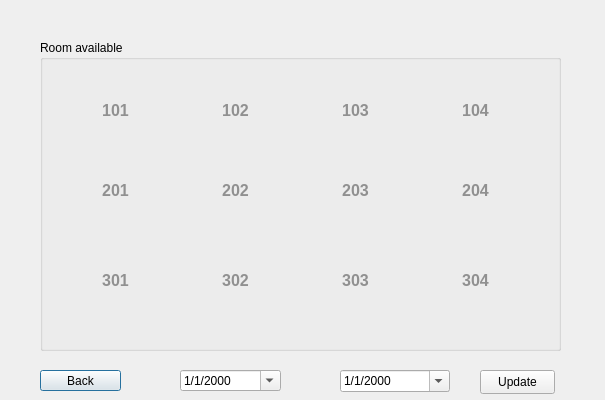
<?xml version="1.0" encoding="UTF-8"?>
<ui version="4.0">
 <class>RoomavailableClass</class>
 <widget class="QDialog" name="RoomavailableClass">
  <property name="geometry">
   <rect>
    <x>0</x>
    <y>0</y>
    <width>605</width>
    <height>400</height>
   </rect>
  </property>
  <property name="windowTitle">
   <string>Roomavailable</string>
  </property>
  <widget class="QGroupBox" name="groupBox">
   <property name="geometry">
    <rect>
     <x>40</x>
     <y>40</y>
     <width>521</width>
     <height>311</height>
    </rect>
   </property>
   <property name="title">
    <string>Room available</string>
   </property>
   <property name="flat">
    <bool>false</bool>
   </property>
   <widget class="QLabel" name="label101">
    <property name="geometry">
     <rect>
      <x>40</x>
      <y>40</y>
      <width>71</width>
      <height>61</height>
     </rect>
    </property>
    <property name="text">
     <string>&lt;html&gt;&lt;head/&gt;&lt;body&gt;&lt;p align=&quot;center&quot;&gt;&lt;span style=&quot; font-family:'georgia','garamond','serif'; font-size:16px; font-weight:700; color:#909090;&quot;&gt;101&lt;/span&gt;&lt;/p&gt;&lt;/body&gt;&lt;/html&gt;</string>
    </property>
   </widget>
   <widget class="QLabel" name="label102">
    <property name="geometry">
     <rect>
      <x>160</x>
      <y>40</y>
      <width>71</width>
      <height>61</height>
     </rect>
    </property>
    <property name="text">
     <string>&lt;html&gt;&lt;head/&gt;&lt;body&gt;&lt;p align=&quot;center&quot;&gt;&lt;span style=&quot; font-family:'georgia','garamond','serif'; font-size:16px; font-weight:700; color:#909090;&quot;&gt;102&lt;/span&gt;&lt;/p&gt;&lt;/body&gt;&lt;/html&gt;</string>
    </property>
   </widget>
   <widget class="QLabel" name="label103">
    <property name="geometry">
     <rect>
      <x>280</x>
      <y>40</y>
      <width>71</width>
      <height>61</height>
     </rect>
    </property>
    <property name="text">
     <string>&lt;html&gt;&lt;head/&gt;&lt;body&gt;&lt;p align=&quot;center&quot;&gt;&lt;span style=&quot; font-family:'georgia','garamond','serif'; font-size:16px; font-weight:700; color:#909090;&quot;&gt;103&lt;/span&gt;&lt;/p&gt;&lt;/body&gt;&lt;/html&gt;</string>
    </property>
   </widget>
   <widget class="QLabel" name="label104">
    <property name="geometry">
     <rect>
      <x>400</x>
      <y>40</y>
      <width>71</width>
      <height>61</height>
     </rect>
    </property>
    <property name="text">
     <string>&lt;html&gt;&lt;head/&gt;&lt;body&gt;&lt;p align=&quot;center&quot;&gt;&lt;span style=&quot; font-family:'georgia','garamond','serif'; font-size:16px; font-weight:700; color:#909090;&quot;&gt;104&lt;/span&gt;&lt;/p&gt;&lt;/body&gt;&lt;/html&gt;</string>
    </property>
   </widget>
   <widget class="QLabel" name="label203">
    <property name="geometry">
     <rect>
      <x>280</x>
      <y>120</y>
      <width>71</width>
      <height>61</height>
     </rect>
    </property>
    <property name="text">
     <string>&lt;html&gt;&lt;head/&gt;&lt;body&gt;&lt;p align=&quot;center&quot;&gt;&lt;span style=&quot; font-family:'georgia','garamond','serif'; font-size:16px; font-weight:700; color:#909090;&quot;&gt;203&lt;/span&gt;&lt;/p&gt;&lt;/body&gt;&lt;/html&gt;</string>
    </property>
   </widget>
   <widget class="QLabel" name="label202">
    <property name="geometry">
     <rect>
      <x>160</x>
      <y>120</y>
      <width>71</width>
      <height>61</height>
     </rect>
    </property>
    <property name="text">
     <string>&lt;html&gt;&lt;head/&gt;&lt;body&gt;&lt;p align=&quot;center&quot;&gt;&lt;span style=&quot; font-family:'georgia','garamond','serif'; font-size:16px; font-weight:700; color:#909090;&quot;&gt;202&lt;/span&gt;&lt;/p&gt;&lt;/body&gt;&lt;/html&gt;</string>
    </property>
   </widget>
   <widget class="QLabel" name="label201">
    <property name="geometry">
     <rect>
      <x>40</x>
      <y>120</y>
      <width>71</width>
      <height>61</height>
     </rect>
    </property>
    <property name="text">
     <string>&lt;html&gt;&lt;head/&gt;&lt;body&gt;&lt;p align=&quot;center&quot;&gt;&lt;span style=&quot; font-family:'georgia','garamond','serif'; font-size:16px; font-weight:700; color:#909090;&quot;&gt;201&lt;/span&gt;&lt;/p&gt;&lt;/body&gt;&lt;/html&gt;</string>
    </property>
   </widget>
   <widget class="QLabel" name="label204">
    <property name="geometry">
     <rect>
      <x>400</x>
      <y>120</y>
      <width>71</width>
      <height>61</height>
     </rect>
    </property>
    <property name="text">
     <string>&lt;html&gt;&lt;head/&gt;&lt;body&gt;&lt;p align=&quot;center&quot;&gt;&lt;span style=&quot; font-family:'georgia','garamond','serif'; font-size:16px; font-weight:700; color:#909090;&quot;&gt;204&lt;/span&gt;&lt;/p&gt;&lt;/body&gt;&lt;/html&gt;</string>
    </property>
   </widget>
   <widget class="QLabel" name="label303">
    <property name="geometry">
     <rect>
      <x>280</x>
      <y>210</y>
      <width>71</width>
      <height>61</height>
     </rect>
    </property>
    <property name="text">
     <string>&lt;html&gt;&lt;head/&gt;&lt;body&gt;&lt;p align=&quot;center&quot;&gt;&lt;span style=&quot; font-family:'georgia','garamond','serif'; font-size:16px; font-weight:700; color:#909090;&quot;&gt;303&lt;/span&gt;&lt;/p&gt;&lt;/body&gt;&lt;/html&gt;</string>
    </property>
   </widget>
   <widget class="QLabel" name="label302">
    <property name="geometry">
     <rect>
      <x>160</x>
      <y>210</y>
      <width>71</width>
      <height>61</height>
     </rect>
    </property>
    <property name="text">
     <string>&lt;html&gt;&lt;head/&gt;&lt;body&gt;&lt;p align=&quot;center&quot;&gt;&lt;span style=&quot; font-family:'georgia','garamond','serif'; font-size:16px; font-weight:700; color:#909090;&quot;&gt;302&lt;/span&gt;&lt;/p&gt;&lt;/body&gt;&lt;/html&gt;</string>
    </property>
   </widget>
   <widget class="QLabel" name="label301">
    <property name="geometry">
     <rect>
      <x>40</x>
      <y>210</y>
      <width>71</width>
      <height>61</height>
     </rect>
    </property>
    <property name="text">
     <string>&lt;html&gt;&lt;head/&gt;&lt;body&gt;&lt;p align=&quot;center&quot;&gt;&lt;span style=&quot; font-family:'georgia','garamond','serif'; font-size:16px; font-weight:700; color:#909090;&quot;&gt;301&lt;/span&gt;&lt;/p&gt;&lt;/body&gt;&lt;/html&gt;</string>
    </property>
   </widget>
   <widget class="QLabel" name="label304">
    <property name="geometry">
     <rect>
      <x>400</x>
      <y>210</y>
      <width>71</width>
      <height>61</height>
     </rect>
    </property>
    <property name="text">
     <string>&lt;html&gt;&lt;head/&gt;&lt;body&gt;&lt;p align=&quot;center&quot;&gt;&lt;span style=&quot; font-family:'georgia','garamond','serif'; font-size:16px; font-weight:700; color:#909090;&quot;&gt;304&lt;/span&gt;&lt;/p&gt;&lt;/body&gt;&lt;/html&gt;</string>
    </property>
   </widget>
  </widget>
  <widget class="QPushButton" name="pushButton0">
   <property name="geometry">
    <rect>
     <x>40</x>
     <y>370</y>
     <width>81</width>
     <height>21</height>
    </rect>
   </property>
   <property name="text">
    <string>Back</string>
   </property>
  </widget>
  <widget class="QDateEdit" name="dateEdit1">
   <property name="geometry">
    <rect>
     <x>180</x>
     <y>370</y>
     <width>101</width>
     <height>21</height>
    </rect>
   </property>
   <property name="displayFormat">
    <string>M/d/yyyy</string>
   </property>
   <property name="calendarPopup">
    <bool>true</bool>
   </property>
  </widget>
  <widget class="QDateEdit" name="dateEdit2">
   <property name="geometry">
    <rect>
     <x>340</x>
     <y>370</y>
     <width>110</width>
     <height>22</height>
    </rect>
   </property>
   <property name="displayFormat">
    <string>M/d/yyyy</string>
   </property>
   <property name="calendarPopup">
    <bool>true</bool>
   </property>
  </widget>
  <widget class="QPushButton" name="pushButton1">
   <property name="geometry">
    <rect>
     <x>480</x>
     <y>370</y>
     <width>75</width>
     <height>24</height>
    </rect>
   </property>
   <property name="text">
    <string>Update</string>
   </property>
  </widget>
 </widget>
 <layoutdefault spacing="6" margin="11"/>
 <resources/>
 <connections/>
</ui>
